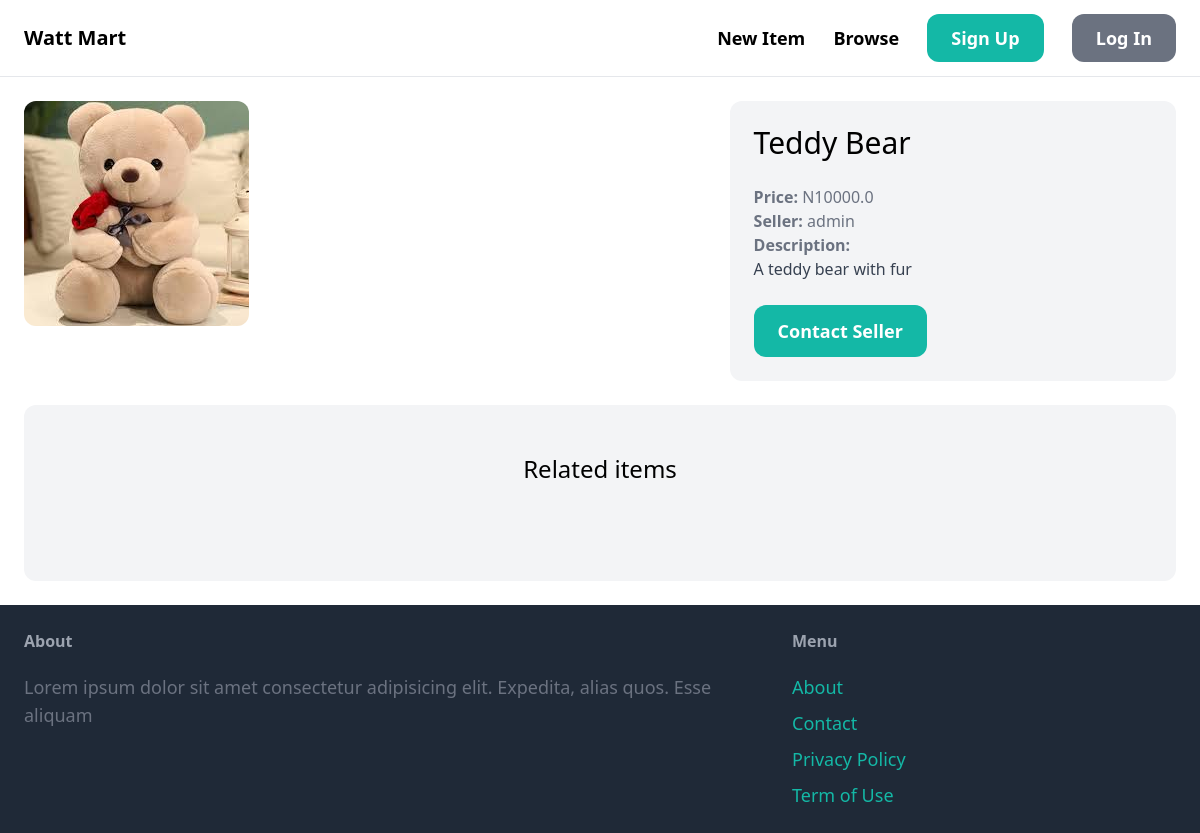
The page /items/2/ on the database as committed earlier.
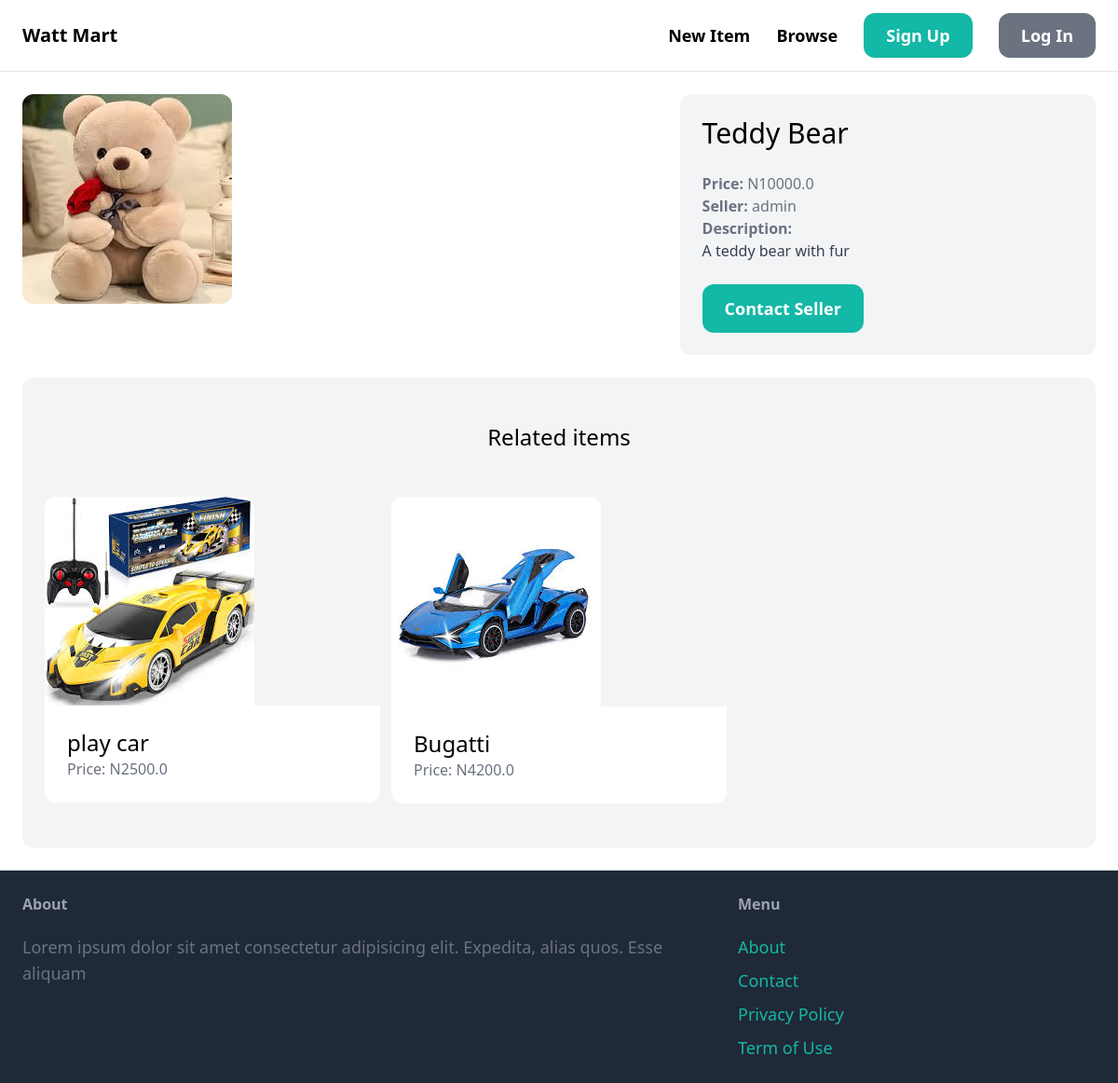
The same page on the database as committed later.
### item/models.py (models this page shows, shortened)
class Item(models.Model):
    category = models.ForeignKey(Category, related_name='items', on_delete=models.CASCADE)
    name = models.CharField(max_length=255)
    description = models.TextField(blank=True, null=True)
    price = models.FloatField()
    image = models.ImageField(upload_to='item_images', blank=True, null=True)
    is_sold = models.BooleanField(default=False)
    created_by = models.ForeignKey(User, related_name='item', on_delete=models.CASCADE)
    created_at = models.DateTimeField(auto_now_add=True)

### item/views.py (the view)
# urls.py: path('<int:pk>/', views.detail, name='detail'),
def detail(request, pk):
    item = get_object_or_404(Item, pk=pk)
    related_items = Item.objects.filter(category=item.category, is_sold=False ).exclude(pk=pk)[0:3]
    return render(request, 'item/detail.html', {
        'item': item,
        'related_items' : related_items
    })

### item/templates/item/detail.html (shortened to what this page needs)
{% extends 'core/base.html' %}
{% block content %}
    <div class="grid grid-cols-5 gap-6">
        <div class="col-span-3">
            <img src="{{ item.image.url }}" class="rounded-xl">
        </div>
        <div class="col-span-2 p-6 bg-gray-100 rounded-xl">
            <h1 class="mb-6 text-3xl">{{ item.name }}</h1>
            <p class="text-gray-500"><strong>Price: </strong>N{{ item.price }}</p>
            <p class="text-gray-500"><strong>Seller: </strong>{{ item.created_by.username }}</p>
            {% if item.description %}
                <p class="text-gray-700">
                    <strong class="text-gray-500">Description:</strong><br>
                    {{ item.description }}
                </p>
            {% endif %}
            <a href="#" class="inline-block mt-6 px-6 py-3 text-lg font-semibold bg-teal-500 text-white rounded-xl hover:bg-teal-700">Contact Seller</a>
        </div>
    </div>
    <div class="mt-6 px-6 py-12 bg-gray-100 rounded-xl">
        <h2 class="mb-12 text-2xl text-center">Related items</h2>
        <div class="grid grid-cols-3 gap-3">
            {% for item in related_items %}
                <div>
                    <a href="{% url 'item:detail' item.id %}">
                        <div>
                            <img src="{{ item.image.url }}" class="rounded-t-xl">
                        </div>
                        <div class="p-6 bg-white rounded-b-xl">
                            <h2 class="text-2xl">{{ item.name }}</h2>
                            <p class="text-gray-500">Price: N{{ item.price }}</p>
                        </div>
                    </a>
                </div>
            {% endfor %}
        </div>
    </div>
{%endblock%}

Rows that differ between the two databases and show on the page:
added Item: image (picture), name "play car", price "2500.0"
added Item: image (picture), name "Bugatti", price "4200.0"
